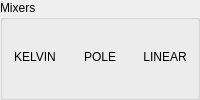
               <widget class="QGroupBox" name="group_color_mixer">
                <property name="title">
                 <string>Mixers</string>
                </property>
                <property name="flat">
                 <bool>true</bool>
                </property>
                <layout class="QHBoxLayout" name="group_color_mixer_layout">
                 <property name="spacing">
                  <number>5</number>
                 </property>
                 <property name="leftMargin">
                  <number>2</number>
                 </property>
                 <property name="topMargin">
                  <number>2</number>
                 </property>
                 <property name="rightMargin">
                  <number>2</number>
                 </property>
                 <property name="bottomMargin">
                  <number>5</number>
                 </property>
                 <item>
                  <widget class="QPushButton" name="mix_kelvin">
                   <property name="sizePolicy">
                    <sizepolicy hsizetype="Ignored" vsizetype="Fixed">
                     <horstretch>0</horstretch>
                     <verstretch>0</verstretch>
                    </sizepolicy>
                   </property>
                   <property name="maximumSize">
                    <size>
                     <width>16777215</width>
                     <height>20</height>
                    </size>
                   </property>
                   <property name="focusPolicy">
                    <enum>Qt::NoFocus</enum>
                   </property>
                   <property name="text">
                    <string>KELVIN</string>
                   </property>
                   <property name="checkable">
                    <bool>true</bool>
                   </property>
                   <property name="flat">
                    <bool>true</bool>
                   </property>
                  </widget>
                 </item>
                 <item>
                  <widget class="QPushButton" name="mix_pole">
                   <property name="sizePolicy">
                    <sizepolicy hsizetype="Ignored" vsizetype="Fixed">
                     <horstretch>0</horstretch>
                     <verstretch>0</verstretch>
                    </sizepolicy>
                   </property>
                   <property name="maximumSize">
                    <size>
                     <width>16777215</width>
                     <height>20</height>
                    </size>
                   </property>
                   <property name="focusPolicy">
                    <enum>Qt::NoFocus</enum>
                   </property>
                   <property name="text">
                    <string>POLE</string>
                   </property>
                   <property name="checkable">
                    <bool>true</bool>
                   </property>
                   <property name="flat">
                    <bool>true</bool>
                   </property>
                  </widget>
                 </item>
                 <item>
                  <widget class="QPushButton" name="mix_linear">
                   <property name="sizePolicy">
                    <sizepolicy hsizetype="Ignored" vsizetype="Fixed">
                     <horstretch>0</horstretch>
                     <verstretch>0</verstretch>
                    </sizepolicy>
                   </property>
                   <property name="maximumSize">
                    <size>
                     <width>16777215</width>
                     <height>20</height>
                    </size>
                   </property>
                   <property name="focusPolicy">
                    <enum>Qt::NoFocus</enum>
                   </property>
                   <property name="text">
                    <string>LINEAR</string>
                   </property>
                   <property name="checkable">
                    <bool>true</bool>
                   </property>
                   <property name="flat">
                    <bool>true</bool>
                   </property>
                  </widget>
                 </item>
                </layout>
               </widget>
